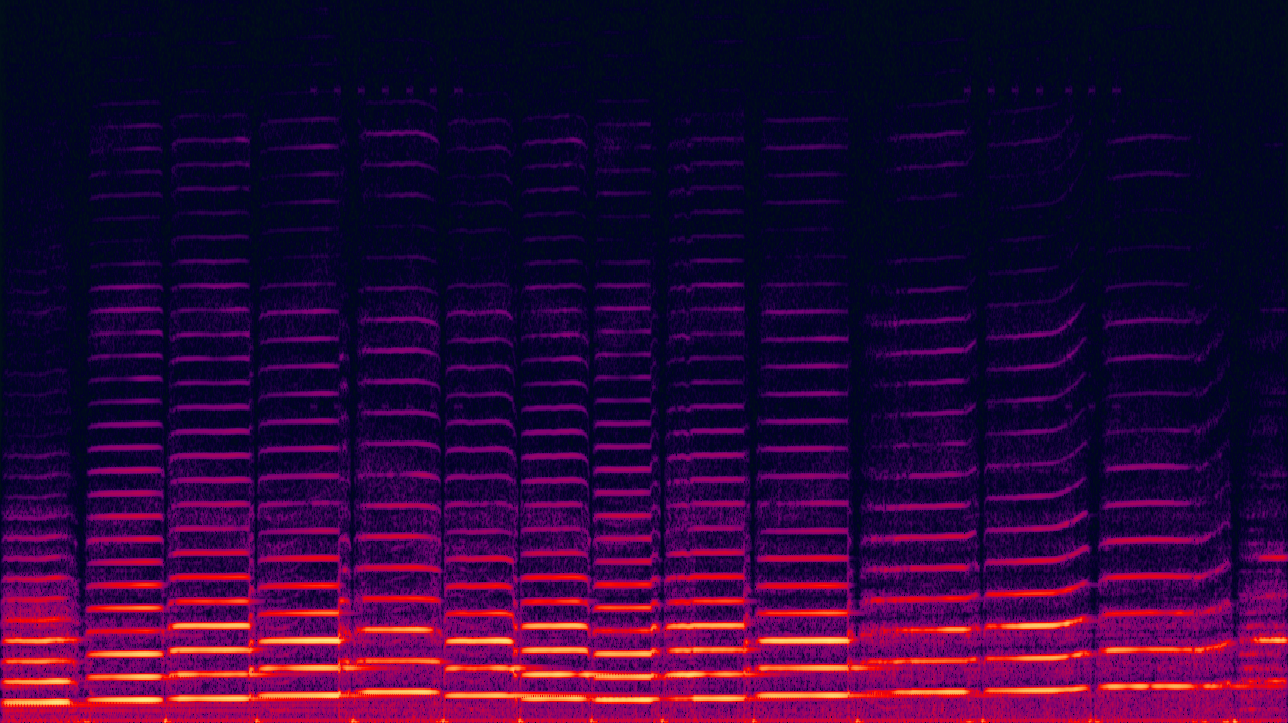
#> input picture notebooks/segmentation/violin.png, 1288 x 723 px
$ jupyter execute '#B - Sift.ipynb'
#> lines starting #> are read from the running program, lines starting #| are printed output that depends on the picture
[cell 1]
import cv2
import numpy as np
from matplotlib import pyplot as plt

img = cv2.imread('violin.png',cv2.IMREAD_GRAYSCALE)
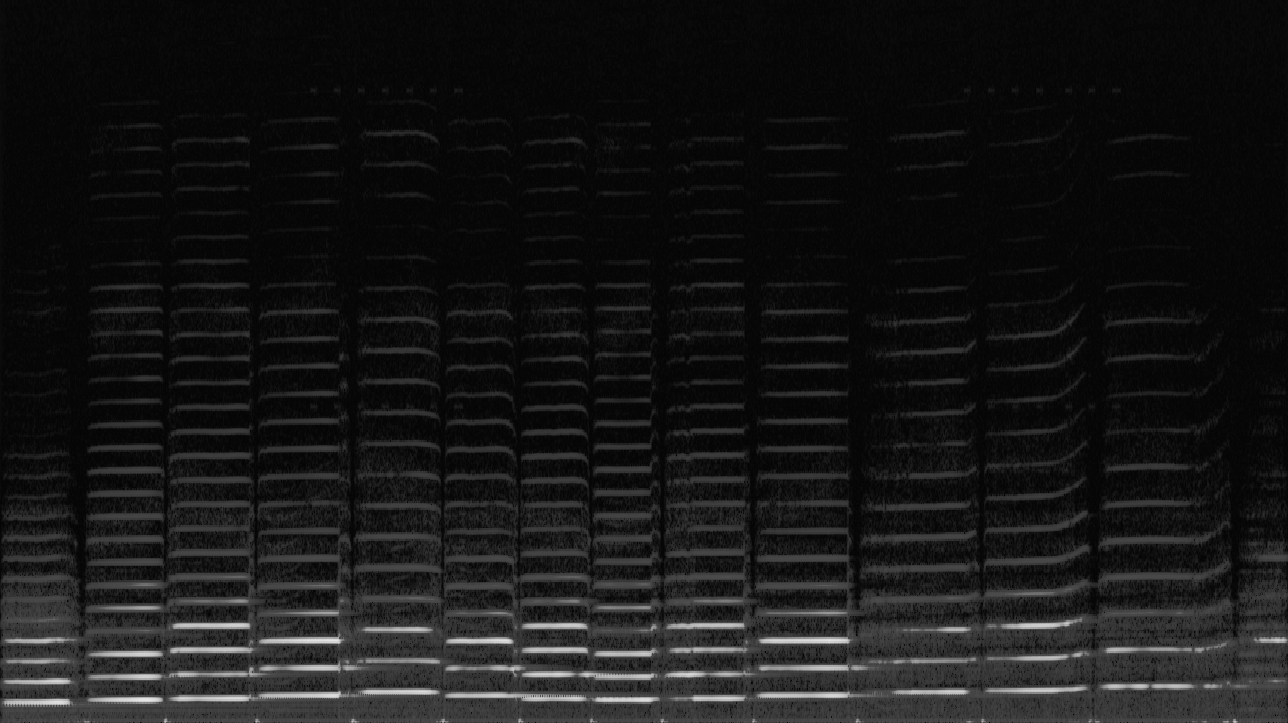
#> img: shape (723, 1288); min 5, max 229, mean 22.9
plt.imshow(img)
plt.show()

# [6 lines of commented-out code are left out]


$ run again, with notebooks/segmentation/houghlines5.jpg saved as notebooks/segmentation/violin.png
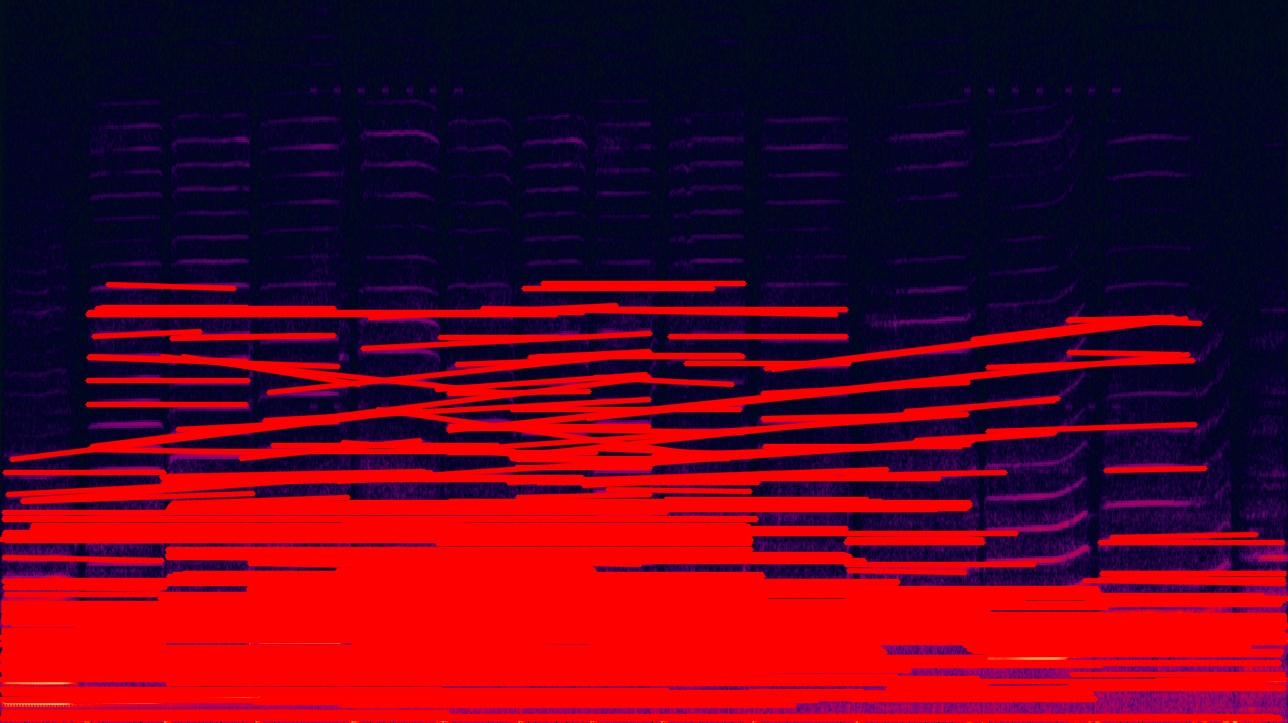
#> input picture notebooks/segmentation/houghlines5.jpg, 1288 x 723 px
#> `img = cv2.imread('violin.png',cv2.IMREAD_GRAYSCALE)`:
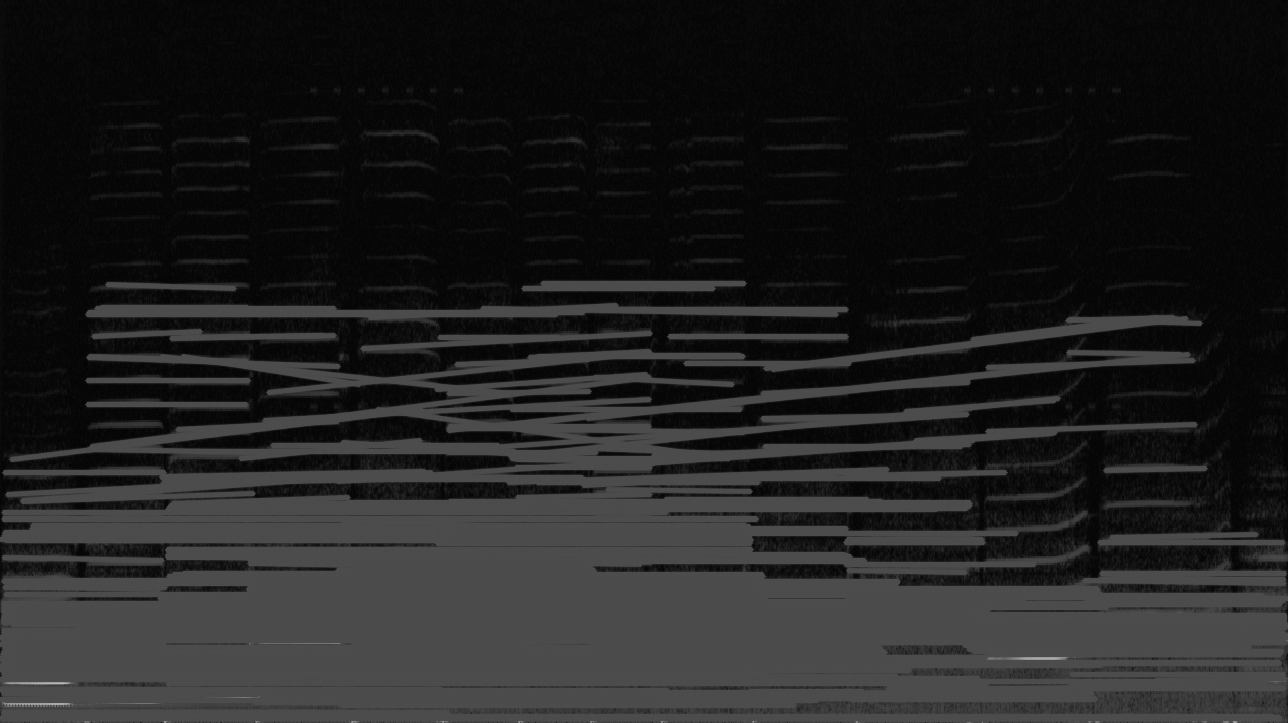
#> img: shape (723, 1288); min 2, max 184, mean 32.6
